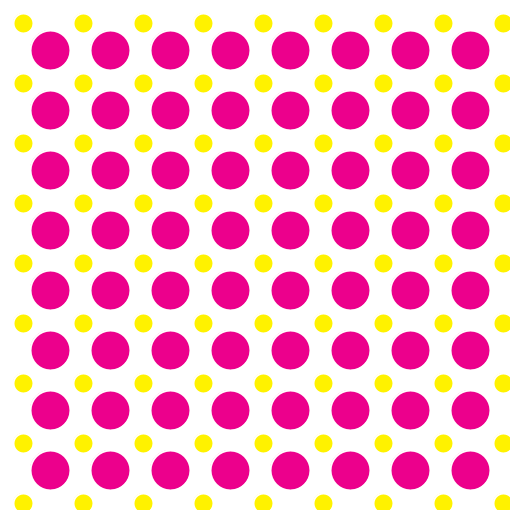
Frame 1 (no input)
Frame 60 (the mouse pressed at the canvas centre just before this capture): identical to frame 1, image omitted
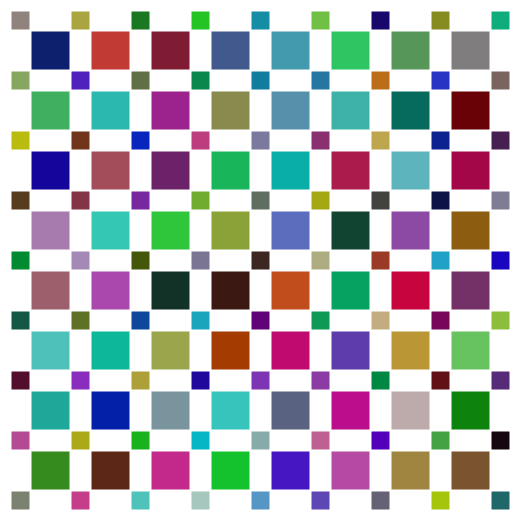
Frame 120 (the mouse held since frame 60 and released just before this capture)

The Processing sketch that drew these frames (run headless with seeded random() and noise(); from frame 60 on, the mouse is pressed at the canvas centre):

// Processing sketch: Paredes_interactivePattern
// ── Paredes_interactivePattern.pde
float x,y,l,h,z,w;

 
void setup(){
 
  size(510,510);

  noFill();
  smooth();

  stroke(255);
  strokeWeight(2);

  l = 20 ;
  h = 20 ;
  z = 40 ;
  w = 40 ;
  
}
 
 
void draw(){
  if (mousePressed == true) {
    
    background (255); // allows the rectanlges to change into circles
    
    // small rectangles
    for (int i=10; i<height; i+=60){
    for (int j=10; j<width; j+=60){
      fill(random(0, 200),random(0, 200), random(0, 200));
      rect(i,j,l,h);
    }
   }
    
    // bigger rectangles 
    for (int x=30; x<600; x+=60){
    for (int y=30; y<600; y+=60){
      fill(random(0, 200),random(0, 200), random(0, 200));
      rect(x,y,z,w);
    }
   }
  } 
  else {
   background (255);
    
    // yellow circles
    for (int i=23; i<height; i+=60){
    for (int j=23; j<width; j+=60){
      fill(255, 242, 0);
      ellipse(i,j,l,h); 
    }
   }
      
    // magenta circles
    for (int x=50; x<height; x+=60){
    for (int y=50; y<width; y+=60){
     fill(236, 0, 140);
     ellipse(x,y,z,w);
    }
   }
  } 
 
}
